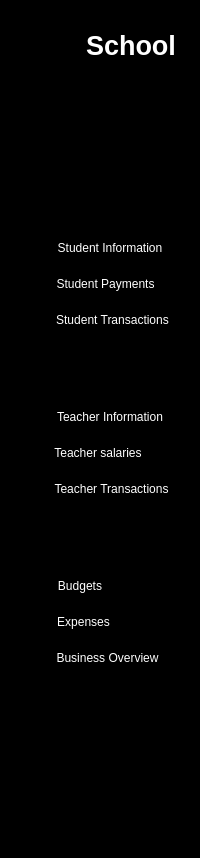
      <widget class="QWidget" name="icon_text_widget" native="true">
       <property name="styleSheet">
        <string notr="true">QWidget {
background-color: rgb(0, 0, 0);
color:white;
}

QPushButton {
	height: 30px;
	border: none
}</string>
       </property>
       <layout class="QVBoxLayout" name="verticalLayout_11">
        <property name="topMargin">
         <number>30</number>
        </property>
        <item>
         <layout class="QHBoxLayout" name="horizontalLayout">
          <property name="spacing">
           <number>20</number>
          </property>
          <property name="leftMargin">
           <number>15</number>
          </property>
          <item>
           <widget class="QLabel" name="label_2">
            <property name="maximumSize">
             <size>
              <width>40</width>
              <height>40</height>
             </size>
            </property>
            <property name="text">
             <string/>
            </property>
            <property name="pixmap">
             <pixmap resource="../resources/resources.qrc">:/images/logo (1).png</pixmap>
            </property>
            <property name="scaledContents">
             <bool>true</bool>
            </property>
           </widget>
          </item>
          <item>
           <widget class="QLabel" name="label_3">
            <property name="font">
             <font>
              <pointsize>20</pointsize>
              <bold>true</bold>
             </font>
            </property>
            <property name="text">
             <string>School</string>
            </property>
           </widget>
          </item>
         </layout>
        </item>
        <item>
         <layout class="QVBoxLayout" name="verticalLayout_7">
          <property name="spacing">
           <number>15</number>
          </property>
          <property name="topMargin">
           <number>35</number>
          </property>
          <item>
           <widget class="QPushButton" name="dashboard_2">
            <property name="styleSheet">
             <string notr="true">QPushButton {
	padding-left: -60px;
}

QPushButton:checked {
	background-color: white;
	border-radius: 3px;
}
</string>
            </property>
            <property name="text">
             <string/>
            </property>
            <property name="icon">
             <iconset resource="../resources/resources.qrc">
              <normaloff>:/images/dashboard2.png</normaloff>
              <normalon>:/images/dashboard1.png</normalon>:/images/dashboard2.png</iconset>
            </property>
            <property name="iconSize">
             <size>
              <width>100</width>
              <height>60</height>
             </size>
            </property>
            <property name="checkable">
             <bool>true</bool>
            </property>
            <property name="autoRepeat">
             <bool>false</bool>
            </property>
            <property name="autoExclusive">
             <bool>true</bool>
            </property>
           </widget>
          </item>
          <item>
           <widget class="QPushButton" name="institution_2">
            <property name="styleSheet">
             <string notr="true">QPushButton {
	padding-left: -65px;
}

QPushButton:checked {
	background-color: white;
	border-radius: 3px;
}
</string>
            </property>
            <property name="text">
             <string/>
            </property>
            <property name="icon">
             <iconset resource="../resources/resources.qrc">
              <normaloff>:/images/institution2.png</normaloff>
              <normalon>:/images/institution1.png</normalon>:/images/institution2.png</iconset>
            </property>
            <property name="iconSize">
             <size>
              <width>95</width>
              <height>45</height>
             </size>
            </property>
            <property name="checkable">
             <bool>true</bool>
            </property>
            <property name="autoRepeat">
             <bool>false</bool>
            </property>
            <property name="autoExclusive">
             <bool>true</bool>
            </property>
           </widget>
          </item>
          <item>
           <widget class="QFrame" name="students">
            <property name="frameShape">
             <enum>QFrame::StyledPanel</enum>
            </property>
            <property name="frameShadow">
             <enum>QFrame::Raised</enum>
            </property>
            <layout class="QVBoxLayout" name="verticalLayout_4" stretch="0,0">
             <property name="spacing">
              <number>0</number>
             </property>
             <property name="leftMargin">
              <number>0</number>
             </property>
             <property name="topMargin">
              <number>0</number>
             </property>
             <property name="rightMargin">
              <number>0</number>
             </property>
             <property name="bottomMargin">
              <number>0</number>
             </property>
             <item>
              <widget class="QPushButton" name="students_2">
               <property name="text">
                <string/>
               </property>
               <property name="icon">
                <iconset resource="../resources/resources.qrc">
                 <normaloff>:/images/students3.png</normaloff>
                 <normalon>:/images/students4.png</normalon>:/images/students3.png</iconset>
               </property>
               <property name="iconSize">
                <size>
                 <width>200</width>
                 <height>60</height>
                </size>
               </property>
               <property name="checkable">
                <bool>true</bool>
               </property>
               <property name="checked">
                <bool>false</bool>
               </property>
               <property name="autoRepeat">
                <bool>false</bool>
               </property>
               <property name="autoExclusive">
                <bool>false</bool>
               </property>
               <property name="autoRepeatInterval">
                <number>100</number>
               </property>
              </widget>
             </item>
             <item>
              <widget class="QFrame" name="students_dropdown">
               <property name="frameShape">
                <enum>QFrame::StyledPanel</enum>
               </property>
               <property name="frameShadow">
                <enum>QFrame::Raised</enum>
               </property>
               <layout class="QVBoxLayout" name="verticalLayout_2">
                <item>
                 <widget class="QPushButton" name="student_info">
                  <property name="styleSheet">
                   <string notr="true">QPushButton {
	padding-left: 20;
}

QPushButton:hover {
	color: #12B29B
}</string>
                  </property>
                  <property name="text">
                   <string>Student Information</string>
                  </property>
                  <property name="checkable">
                   <bool>true</bool>
                  </property>
                 </widget>
                </item>
                <item>
                 <widget class="QPushButton" name="student_pay">
                  <property name="styleSheet">
                   <string notr="true">QPushButton {
	padding-left: 11;
}

QPushButton:hover {
	color: #12B29B
}</string>
                  </property>
                  <property name="text">
                   <string>Student Payments</string>
                  </property>
                  <property name="checkable">
                   <bool>true</bool>
                  </property>
                 </widget>
                </item>
                <item>
                 <widget class="QPushButton" name="student_transaction">
                  <property name="styleSheet">
                   <string notr="true">QPushButton {
	padding-left: 25;
}

QPushButton:hover {
	color: #12B29B
}</string>
                  </property>
                  <property name="text">
                   <string>Student Transactions</string>
                  </property>
                  <property name="checkable">
                   <bool>true</bool>
                  </property>
                 </widget>
                </item>
               </layout>
              </widget>
             </item>
            </layout>
           </widget>
          </item>
          <item>
           <widget class="QFrame" name="teachers">
            <property name="frameShape">
             <enum>QFrame::StyledPanel</enum>
            </property>
            <property name="frameShadow">
             <enum>QFrame::Raised</enum>
            </property>
            <layout class="QVBoxLayout" name="verticalLayout_5">
             <property name="spacing">
              <number>0</number>
             </property>
             <property name="leftMargin">
              <number>0</number>
             </property>
             <property name="topMargin">
              <number>0</number>
             </property>
             <property name="rightMargin">
              <number>0</number>
             </property>
             <property name="bottomMargin">
              <number>0</number>
             </property>
             <item>
              <widget class="QPushButton" name="teachers_2">
               <property name="font">
                <font>
                 <kerning>true</kerning>
                </font>
               </property>
               <property name="text">
                <string/>
               </property>
               <property name="icon">
                <iconset resource="../resources/resources.qrc">
                 <normaloff>:/images/teachers3.png</normaloff>
                 <normalon>:/images/teachers4.png</normalon>:/images/teachers3.png</iconset>
               </property>
               <property name="iconSize">
                <size>
                 <width>200</width>
                 <height>60</height>
                </size>
               </property>
               <property name="checkable">
                <bool>true</bool>
               </property>
               <property name="checked">
                <bool>false</bool>
               </property>
               <property name="autoExclusive">
                <bool>false</bool>
               </property>
              </widget>
             </item>
             <item>
              <widget class="QFrame" name="teachers_dropdown">
               <property name="frameShape">
                <enum>QFrame::StyledPanel</enum>
               </property>
               <property name="frameShadow">
                <enum>QFrame::Raised</enum>
               </property>
               <layout class="QVBoxLayout" name="verticalLayout">
                <item>
                 <widget class="QPushButton" name="teacher_info">
                  <property name="styleSheet">
                   <string notr="true">QPushButton {
	padding-left: 20;
}

QPushButton:hover {
	color: #12B29B
}</string>
                  </property>
                  <property name="text">
                   <string>Teacher Information</string>
                  </property>
                  <property name="checkable">
                   <bool>true</bool>
                  </property>
                 </widget>
                </item>
                <item>
                 <widget class="QPushButton" name="teacher_salary">
                  <property name="styleSheet">
                   <string notr="true">QPushButton {
	padding-left: -4;
}

QPushButton:hover {
	color: #12B29B
}</string>
                  </property>
                  <property name="text">
                   <string>Teacher salaries</string>
                  </property>
                  <property name="checkable">
                   <bool>true</bool>
                  </property>
                 </widget>
                </item>
                <item>
                 <widget class="QPushButton" name="teacher_transaction">
                  <property name="styleSheet">
                   <string notr="true">QPushButton {
	padding-left: 23;
}

QPushButton:hover {
	color: #12B29B
}</string>
                  </property>
                  <property name="text">
                   <string>Teacher Transactions</string>
                  </property>
                  <property name="checkable">
                   <bool>true</bool>
                  </property>
                 </widget>
                </item>
               </layout>
              </widget>
             </item>
            </layout>
           </widget>
          </item>
          <item>
           <widget class="QFrame" name="finances">
            <property name="frameShape">
             <enum>QFrame::StyledPanel</enum>
            </property>
            <property name="frameShadow">
             <enum>QFrame::Raised</enum>
            </property>
            <layout class="QVBoxLayout" name="verticalLayout_6">
             <property name="spacing">
              <number>0</number>
             </property>
             <property name="leftMargin">
              <number>0</number>
             </property>
             <property name="topMargin">
              <number>0</number>
             </property>
             <property name="rightMargin">
              <number>0</number>
             </property>
             <property name="bottomMargin">
              <number>0</number>
             </property>
             <item>
              <widget class="QPushButton" name="finance_2">
               <property name="text">
                <string/>
               </property>
               <property name="icon">
                <iconset resource="../resources/resources.qrc">
                 <normaloff>:/images/finances3.png</normaloff>
                 <normalon>:/images/finances4.png</normalon>:/images/finances3.png</iconset>
               </property>
               <property name="iconSize">
                <size>
                 <width>200</width>
                 <height>100</height>
                </size>
               </property>
               <property name="checkable">
                <bool>true</bool>
               </property>
               <property name="checked">
                <bool>false</bool>
               </property>
               <property name="autoExclusive">
                <bool>false</bool>
               </property>
              </widget>
             </item>
             <item>
              <widget class="QFrame" name="finance_dropdown">
               <property name="frameShape">
                <enum>QFrame::StyledPanel</enum>
               </property>
               <property name="frameShadow">
                <enum>QFrame::Raised</enum>
               </property>
               <layout class="QVBoxLayout" name="verticalLayout_3">
                <item>
                 <widget class="QPushButton" name="budgets">
                  <property name="styleSheet">
                   <string notr="true">QPushButton {
	padding-left: -40;
}

QPushButton:hover {
	color: #12B29B
}</string>
                  </property>
                  <property name="text">
                   <string>Budgets</string>
                  </property>
                  <property name="checkable">
                   <bool>true</bool>
                  </property>
                 </widget>
                </item>
                <item>
                 <widget class="QPushButton" name="expenses">
                  <property name="styleSheet">
                   <string notr="true">QPushButton {
	padding-left: -33;
}

QPushButton:hover {
	color: #12B29B
}</string>
                  </property>
                  <property name="text">
                   <string>Expenses</string>
                  </property>
                  <property name="checkable">
                   <bool>true</bool>
                  </property>
                 </widget>
                </item>
                <item>
                 <widget class="QPushButton" name="business_overview">
                  <property name="styleSheet">
                   <string notr="true">QPushButton {
	padding-left: 15;
}

QPushButton:hover {
	color: #12B29B
}</string>
                  </property>
                  <property name="text">
                   <string>Business Overview</string>
                  </property>
                  <property name="checkable">
                   <bool>true</bool>
                  </property>
                  <property name="checked">
                   <bool>false</bool>
                  </property>
                  <property name="autoRepeat">
                   <bool>false</bool>
                  </property>
                  <property name="autoExclusive">
                   <bool>false</bool>
                  </property>
                 </widget>
                </item>
               </layout>
              </widget>
             </item>
            </layout>
           </widget>
          </item>
         </layout>
        </item>
        <item>
         <spacer name="verticalSpacer">
          <property name="orientation">
           <enum>Qt::Vertical</enum>
          </property>
          <property name="sizeHint" stdset="0">
           <size>
            <width>20</width>
            <height>77</height>
           </size>
          </property>
         </spacer>
        </item>
        <item>
         <layout class="QVBoxLayout" name="verticalLayout_8">
          <property name="spacing">
           <number>20</number>
          </property>
          <item>
           <widget class="QPushButton" name="settings_2">
            <property name="styleSheet">
             <string notr="true">QPushButton {
	padding-left: -65px;
}

QPushButton:checked {
	background-color: white;
	border-radius: 3px;
}
</string>
            </property>
            <property name="text">
             <string/>
            </property>
            <property name="icon">
             <iconset resource="../resources/resources.qrc">
              <normaloff>:/images/settings2.png</normaloff>
              <normalon>:/images/settings1.png</normalon>:/images/settings2.png</iconset>
            </property>
            <property name="iconSize">
             <size>
              <width>100</width>
              <height>60</height>
             </size>
            </property>
            <property name="checkable">
             <bool>true</bool>
            </property>
            <property name="autoExclusive">
             <bool>true</bool>
            </property>
           </widget>
          </item>
          <item>
           <widget class="QPushButton" name="sign_out_2">
            <property name="styleSheet">
             <string notr="true">QPushButton {
	padding-left: -60px;
}

QPushButton:checked {
	background-color: white;
	border-radius: 3px;
}
</string>
            </property>
            <property name="text">
             <string/>
            </property>
            <property name="icon">
             <iconset resource="../resources/resources.qrc">
              <normaloff>:/images/signout2.png</normaloff>
              <normalon>:/images/signout1.png</normalon>:/images/signout2.png</iconset>
            </property>
            <property name="iconSize">
             <size>
              <width>100</width>
              <height>60</height>
             </size>
            </property>
            <property name="checkable">
             <bool>true</bool>
            </property>
            <property name="autoExclusive">
             <bool>false</bool>
            </property>
           </widget>
          </item>
         </layout>
        </item>
       </layout>
      </widget>
